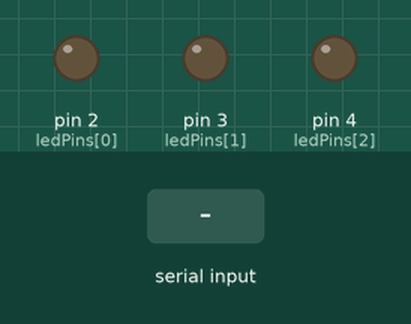
Simulated run of this sketch. Board: Arduino Uno, built with avr-gcc and run on an emulated ATmega328P. On the bench: output pins drawn as LEDs (lit = HIGH). Dashed ring = blinking. Inputs (shaded band) come from the test bench.

Above: at 1.2 s.
1.3 s: "200\n" received over Serial
At 1.51 s:
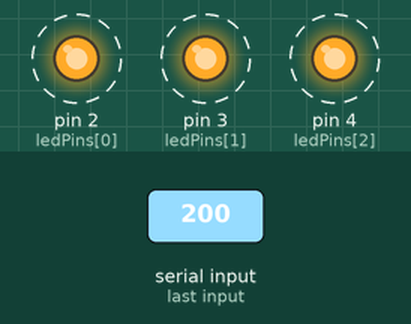
4.3 s: "90,45\n" received over Serial
At 5.0 s:
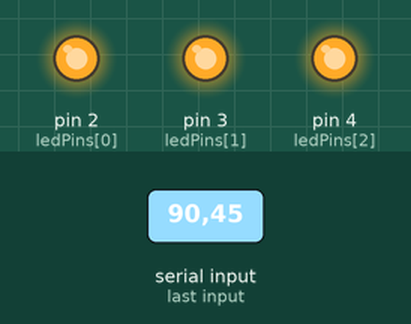
5.8 s: "30,150\n" received over Serial
At 6.1 s:
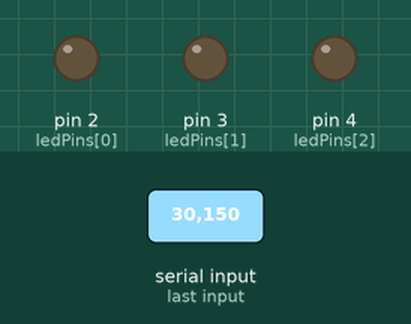
Timing chart, 0 to 8.8 s (numbered marks = the images above; inputs shaded):
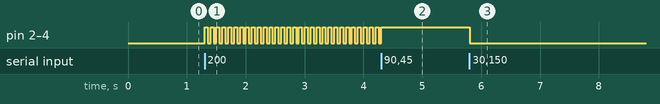

Measured:
- after the input at 1.3 s, pin 2 (ledPins[0]), pin 3 (ledPins[1]), pin 4 (ledPins[2]): alternates HIGH for 0.05 s and LOW for 0.05 s, starting at once
- after the input at 4.3 s, pin 2 (ledPins[0]), pin 3 (ledPins[1]), pin 4 (ledPins[2]): goes on until 4.3 s, then stays HIGH
- after the input at 5.8 s, pin 2 (ledPins[0]), pin 3 (ledPins[1]), pin 4 (ledPins[2]): HIGH → LOW at once

The sketch:

test_3leds.ino
```cpp
// Definir los pines de los LEDs como constantes globales
const int ledPins[] = {2, 3, 4};  // Pines para los LEDs
const int ledCount = sizeof(ledPins) / sizeof(ledPins[0]);  // Cantidad de LEDs

// Variables para el parpadeo de los LEDs
unsigned long previousMillis = 0;  // Guarda el tiempo del último parpadeo
bool ledState = false;  // Estado de los LEDs
bool flashing = false;  // Variable para saber si los LEDs deben parpadear

// Configuración inicial: definir pines como salida
void setup() {
  // Configurar los pines como salida
  for (int i = 0; i < ledCount; i++) {
    pinMode(ledPins[i], OUTPUT);
  }
  Serial.begin(9600);  // Inicializa la comunicación serial a 9600 baudios
}

// Función para controlar los LEDs en función de los valores de RPM
void controlLeds(int rpm) {
  // Apagar todos los LEDs inicialmente
  for (int i = 0; i < ledCount; i++) {
    digitalWrite(ledPins[i], LOW);
  }

  // Encender LEDs según los valores de RPM
  if (rpm > 40) digitalWrite(ledPins[0], HIGH);  // LED 2
  if (rpm > 60) digitalWrite(ledPins[1], HIGH);  // LED 3
  if (rpm > 80) digitalWrite(ledPins[2], HIGH);  // LED 4
}

// Función para hacer parpadear los LEDs
void flash(int vel) {
  unsigned long currentMillis = millis();

  // Si ha pasado el tiempo de intervalo, cambiar el estado de los LEDs
  if (currentMillis - previousMillis >= vel) {
    previousMillis = currentMillis;  // Actualizar el tiempo del último cambio
    ledState = !ledState;  // Cambiar el estado de los LEDs

    // Encender o apagar los LEDs según el estado
    for (int i = 0; i < ledCount; i++) {
      digitalWrite(ledPins[i], ledState ? HIGH : LOW);
    }
  }
}

// Bucle que se repite continuamente
void loop() {
  if (Serial.available() > 0) {
    // Leer los datos enviados desde Python
    String data = Serial.readStringUntil('\n');

    // Controlar los LEDs en función del valor de RPM
    int rpm = data.toInt();

    // Si RPM >= 95, activar el parpadeo
    if (rpm >= 95) {
      flashing = true;  // Habilitar el modo de parpadeo
    } else {
      flashing = false;  // Desactivar el modo de parpadeo
      controlLeds(rpm);  // Control normal de los LEDs
    }
  }

  // Si está habilitado el parpadeo, ejecutar la función de parpadeo
  if (flashing) {
    flash(50);  // Parpadear cada 50 ms
  }
}
```
